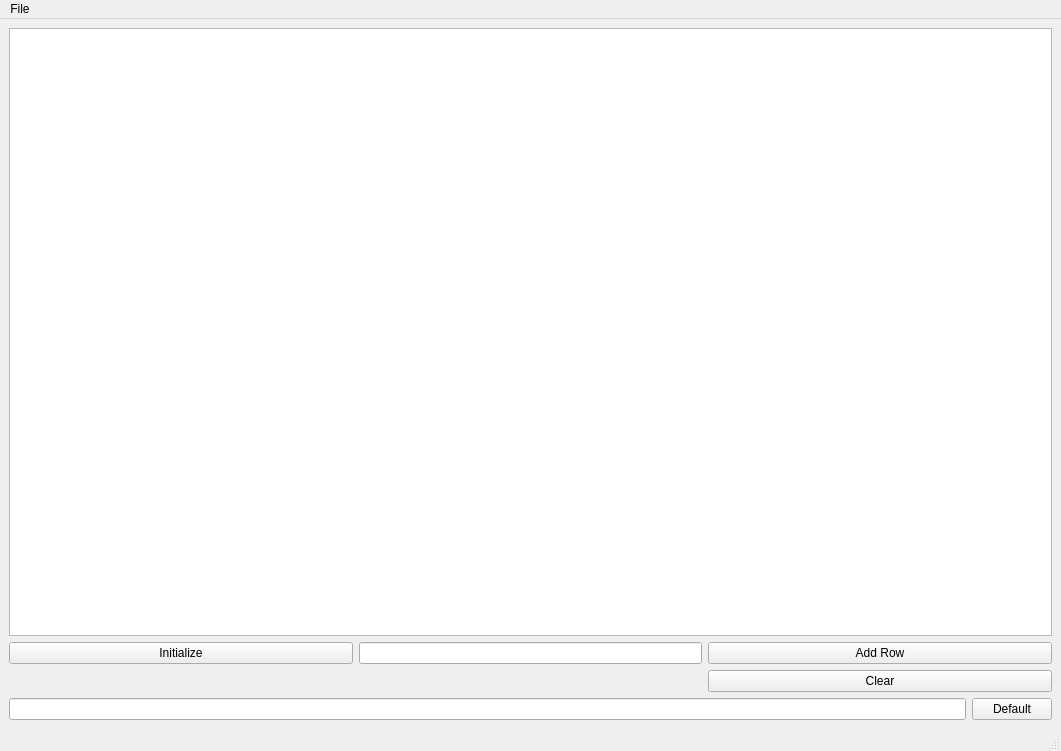
<?xml version="1.0" encoding="UTF-8"?>
<ui version="4.0">
 <class>MainWindow</class>
 <widget class="QMainWindow" name="MainWindow">
  <property name="geometry">
   <rect>
    <x>0</x>
    <y>0</y>
    <width>1061</width>
    <height>751</height>
   </rect>
  </property>
  <property name="windowTitle">
   <string>MainWindow</string>
  </property>
  <widget class="QWidget" name="centralwidget">
   <layout class="QGridLayout" name="gridLayout_2">
    <item row="0" column="0">
     <layout class="QVBoxLayout" name="verticalLayout">
      <item>
       <widget class="NTableWidget" name="tableWidget_main"/>
      </item>
      <item>
       <layout class="QGridLayout" name="gridLayout">
        <item row="0" column="2">
         <widget class="QPushButton" name="pushButton_appendRow">
          <property name="text">
           <string>Add Row</string>
          </property>
         </widget>
        </item>
        <item row="1" column="2">
         <widget class="QPushButton" name="pushButton_4">
          <property name="text">
           <string>Clear</string>
          </property>
         </widget>
        </item>
        <item row="0" column="0">
         <widget class="QPushButton" name="pushButton_initSetup">
          <property name="text">
           <string>Initialize</string>
          </property>
         </widget>
        </item>
        <item row="0" column="1">
         <widget class="QLineEdit" name="lineEdit_newRow">
          <property name="sizePolicy">
           <sizepolicy hsizetype="Preferred" vsizetype="Fixed">
            <horstretch>0</horstretch>
            <verstretch>0</verstretch>
           </sizepolicy>
          </property>
         </widget>
        </item>
       </layout>
      </item>
     </layout>
    </item>
    <item row="1" column="0">
     <layout class="QHBoxLayout" name="horizontalLayout_2">
      <item>
       <widget class="QLineEdit" name="lineEdit_tableColumns"/>
      </item>
      <item>
       <widget class="QPushButton" name="pushButton_setDefault">
        <property name="text">
         <string>Default</string>
        </property>
       </widget>
      </item>
     </layout>
    </item>
   </layout>
  </widget>
  <widget class="QMenuBar" name="menubar">
   <property name="geometry">
    <rect>
     <x>0</x>
     <y>0</y>
     <width>1061</width>
     <height>25</height>
    </rect>
   </property>
   <widget class="QMenu" name="menuFile">
    <property name="title">
     <string>File</string>
    </property>
    <addaction name="actionExit"/>
   </widget>
   <addaction name="menuFile"/>
  </widget>
  <widget class="QStatusBar" name="statusbar"/>
  <action name="actionExit">
   <property name="text">
    <string>Exit</string>
   </property>
   <property name="shortcut">
    <string>Ctrl+Q</string>
   </property>
  </action>
 </widget>
 <customwidgets>
  <customwidget>
   <class>NTableWidget</class>
   <extends>QTableWidget</extends>
   <header>NTableWidget.h</header>
  </customwidget>
 </customwidgets>
 <resources/>
 <connections/>
</ui>
